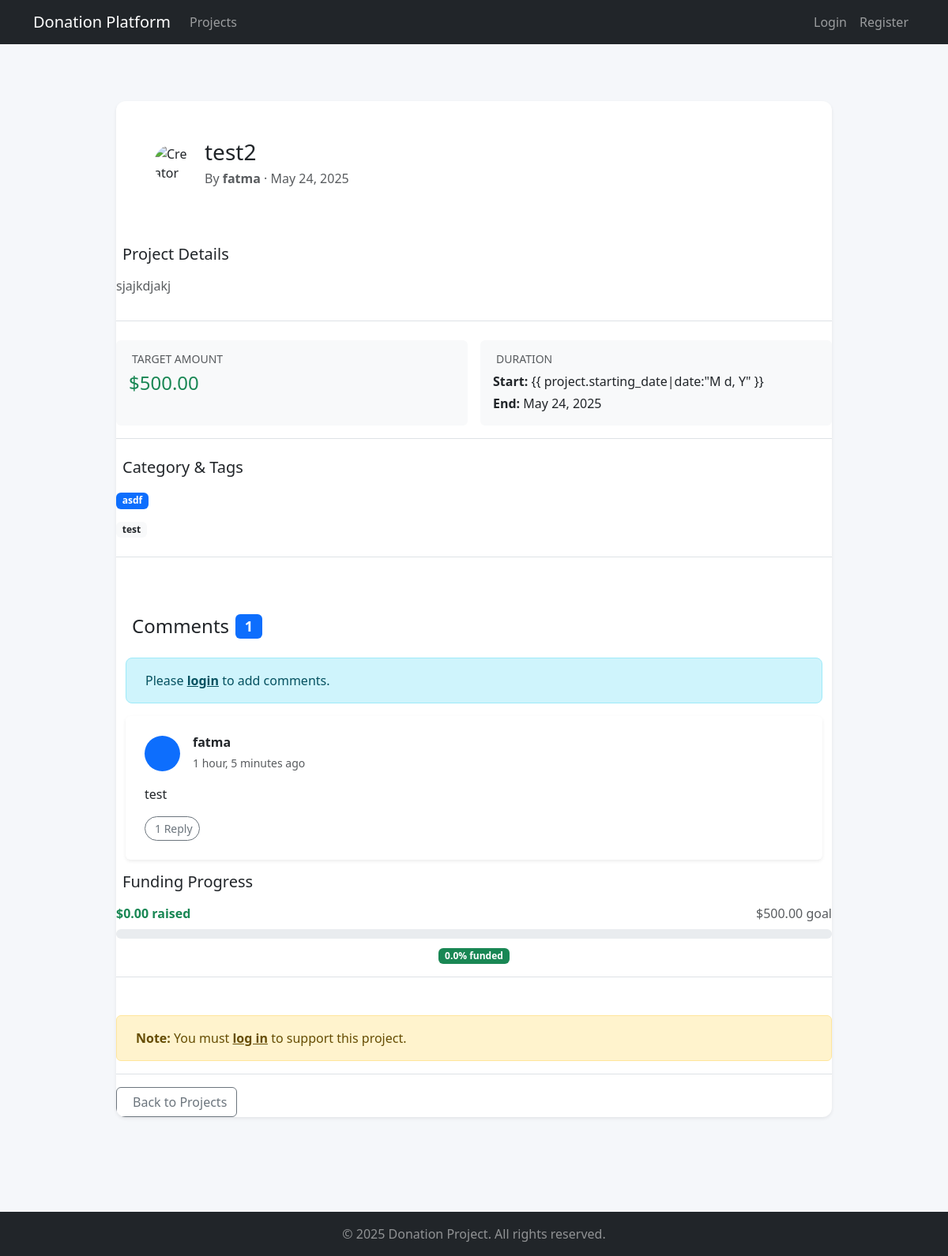
The app's page /projects/test2/ with its own data.
### projects/models.py (models this page shows, shortened)
class Project(models.Model):
    title = models.CharField(max_length=100)
    slug = models.SlugField(max_length=100, unique=True, blank=True)
    details = models.TextField(blank=True)
    total_target = models.IntegerField(default=0)
    starting_date = models.DateField()
    ending_date = models.DateField()
    is_active = models.BooleanField(default=True)
    created_at = models.DateTimeField(auto_now_add=True)
    updated_at = models.DateTimeField(auto_now=True)
    created_by = models.ForeignKey('auth.User', on_delete=models.CASCADE)
    category = models.ForeignKey('categories.Category', on_delete=models.CASCADE)
    tags = models.ManyToManyField('tags.Tag')
    is_featured = models.BooleanField(default=False)
    @property
    def amount_raised(self):
        return Payment.objects.filter(project=self, status='succeeded').aggregate(total=models.Sum('amount'))['total'] or 0
    @property
    def progress_percentage(self):
        if self.total_target == 0:
            return 0
        return round((self.amount_raised / self.total_target) * 100, 2)

### categories/models.py (models this page shows, shortened)
class Category(models.Model):
    name = models.CharField(max_length=100, unique=True)
    description = models.TextField(blank=True)
    slug = models.SlugField(unique=True)
    created_at = models.DateTimeField(auto_now_add=True)
    class Meta:
        verbose_name_plural = "Categories"

### tags/models.py (models this page shows)
class Tag(models.Model):
    name = models.CharField(max_length=100, unique=True)
    slug = models.SlugField(unique=True)
    created_at = models.DateTimeField(auto_now_add=True)

### comments/models.py (models this page shows, shortened)
class Comment(models.Model):
    content = models.TextField()
    created_at = models.DateTimeField(auto_now_add=True)
    updated_at = models.DateTimeField(auto_now=True)
    user = models.ForeignKey('auth.User', on_delete=models.CASCADE)
    project = models.ForeignKey('projects.Project', on_delete=models.CASCADE)

### projects/views.py (the view)
# urls.py: path('<slug:slug>/', views.ProjectDetailView.as_view(), name='project-detail'),
class ProjectDetailView(DetailView):
    model = Project
    template_name = 'projects/project_detail.html'
    context_object_name = 'project'
    slug_url_kwarg = 'slug'
    def get_context_data(self, **kwargs):
        context = super().get_context_data(**kwargs)
        comments_list = Comment.objects.filter(
            project=self.object
        ).select_related('user').prefetch_related(
            'reply_set__user'
        ).order_by('-created_at')
        paginator = Paginator(comments_list, 10)
        page_number = self.request.GET.get('page')
        comments = paginator.get_page(page_number)
        context['comments'] = comments
        context['comment_form'] = CommentForm()
        context['reply_form'] = ReplyForm()
        if hasattr(self.object, 'tags') and self.object.tags.exists():
            context['similar_projects'] = Project.objects.filter(
                tags__in=self.object.tags.all()
            ).exclude(id=self.object.id).distinct()[:4]
        return context

### projects/templates/projects/project_detail.html (shortened to what this page needs)
{% extends 'base.html' %}
{% load humanize %}
{% load static %}
{% block content %}
<div class="container py-4 py-lg-5">
    <div class="row justify-content-center">
        <div class="col-lg-10">
            <div class="card shadow-sm project-card mb-4">
                <div class="card-body p-4 p-md-5">
                    <div class="d-flex align-items-center mb-4">
                        <img src="{% static 'images/default-avatar.png' %}" alt="Creator avatar"
                            class="rounded-circle me-3" width="48" height="48" />
                        <div>
                            <h1 class="h3 mb-1">{{ project.title }}</h1>
                            <p class="text-muted mb-0">
                                By <strong>{{ project.created_by.username }}</strong> · {{ project.created_at|date:"F d,  Y" }}
                            </p>
                        </div>
                    </div>
                </div>
                <div class="mb-4 pb-3 border-bottom">
                    <h4 class="h5 mb-3">
                        Project Details
                    </h4>
                    <div class="text-muted lh-base">
                        {{ project.details|linebreaks }}
                    </div>
                </div>
                <div class="row g-3 mb-4 pb-3 border-bottom align-items-stretch">
                    <div class="col-md-6 d-flex">
                        <div class="p-3 bg-light rounded h-100 w-100">
                            <h6 class="text-uppercase text-muted small mb-2">
                                Target Amount
                            </h6>
                            <div class="h4 text-success">
                                ${{ project.total_target|floatformat:2|intcomma }}
                            </div>
                        </div>
                    </div>
                    <div class="col-md-6 d-flex">
                        <div class="p-3 bg-light rounded h-100 w-100">
                            <h6 class="text-uppercase text-muted small mb-2">
                                Duration
                            </h6>
                            <p class="mb-1">
                                <strong>Start:</strong> {{ project.starting_date|date:"M d, Y"
                                }}
                            </p>
                            <p class="mb-0">
                                <strong>End:</strong> {{ project.ending_date|date:"M d, Y" }}
                            </p>
                        </div>
                    </div>
                </div>
                <div class="mb-4 pb-3 border-bottom">
                    <h5 class="h5 mb-3">
                        Category & Tags
                    </h5>
                    <div class="mb-3">
                        <span class="badge bg-primary me-2">{{ project.category.name }}</span>
                    </div>
                    {% if project.tags.all %}
                    <div class="d-flex flex-wrap">
                        {% for tag in project.tags.all %}
                        <span class="badge bg-light text-dark me-2 mb-2">{{ tag.name }}</span>
                        {% endfor %}
                    </div>
                    {% else %}
                    <p class="text-muted">No tags available</p>
                    {% endif %}
                </div>
               {% include 'comments/comments_section.html' %}
                <div class="mb-4 pb-3 border-bottom">
                    <h5 class="h5 mb-3">
                        Funding Progress
                    </h5>
                    <div class="d-flex justify-content-between mb-2">
                        <span class="text-success fw-semibold">${{ project.amount_raised|floatformat:2|intcomma }}
                            raised</span>
                        <span class="text-muted">${{ project.total_target|floatformat:2|intcomma }} goal</span>
                    </div>
                    <div class="progress mb-2">
                    </div>
                    <div class="text-center">
                        <span class="badge bg-success">{{ project.progress_percentage }}% funded</span>
                    </div>
                </div>
                {% if user.is_authenticated %}
                <div class="mb-4">
                    <h5 class="h5 mb-3">
                        <i class="bi bi-heart-fill text-danger me-2"></i>Support This
                        Project
                    </h5>
                    <div class="p-4 donation-form rounded">
                        <form id="donation-form" method="post"
                            action="{% url 'donations:donation-create' project.slug %}">
                            {% csrf_token %}
                            <div class="mb-3">
                                <label for="amount" class="form-label fw-semibold">Donation Amount (USD)</label>
                                <div class="input-group">
                                    <span class="input-group-text">$</span>
                                    <input type="number" id="amount" name="amount" class="form-control" required min="1"
                                        step="0.01" placeholder="Enter amount" />
                                </div>
                                <small class="text-muted">Minimum donation is $1.00</small>
                            </div>
                            <button type="submit" class="btn btn-success w-100 py-2">
                                <i class="bi bi-credit-card me-2"></i>Donate Now
                            </button>
                        </form>
                    </div>
                </div>
                {% else %}
                <div class="alert alert-warning mt-4">
                    <strong>Note:</strong> You must
                    <a href="{% url 'login' %}?next={{ request.path }}" class="alert-link">log in</a>
                    to support this project.
                </div>
                {% endif %}
                <div class="d-flex flex-column flex-md-row justify-content-between align-items-center pt-3 border-top">
                    <a href="{% url 'project-list' %}" class="btn btn-outline-secondary mb-3 mb-md-0">
                        Back to Projects
                    </a>
                </div>
            </div>
        </div>
    </div>
</div>
</div>
 {% endblock %}

### comments/templates/comments/comments_section.html (shortened to what this page needs)
<div class="comments-section mt-5">
    <div class="container">
        <div class="row">
            <div class="col-12">
                <h4 class="mb-4 d-flex align-items-center">
                     Comments
                    <span class="badge bg-primary ms-2">{{ project.comment_set.count }}</span>
                </h4>
                {% if user.is_authenticated %}
                <div class="card mb-4 shadow-sm border-0">
                    <div class="card-body p-4">
                        <form method="post" action="{% url 'comments:add_comment' project.id %}">
                            {% csrf_token %}
                            <div class="mb-3">
                                <label for="id_content" class="form-label fw-bold">Add a Comment:</label>
                                <textarea name="content" id="id_content" class="form-control rounded-3" required></textarea>
                            </div>
                            <button type="submit" class="btn btn-primary rounded-pill px-4">
                                <i class="fas fa-paper-plane me-2"></i> Post Comment
                            </button>
                        </form>
                    </div>
                </div>
                {% else %}
                <div class="alert alert-info rounded-3 d-flex align-items-center">
                    <span>Please <a href="{% url 'login' %}" class="alert-link">login</a> to add comments.</span>
                </div>
                {% endif %}
                <div class="comments-list">
                    {% for comment in comments %}
                    <div class="card mb-3 comment-card shadow-sm border-0" data-comment-id="{{ comment.id }}">
                        <div class="card-body p-4">
                            <div class="d-flex justify-content-between align-items-start mb-3">
                                <div class="d-flex align-items-center">
                                    <div class="user-avatar me-3">
                                        {% if comment.user.profile.profile_picture %}
                                            <img src="{{ comment.user.profile.image }}" alt="{{ comment.user.get_full_name }}" class="rounded-circle" width="45" height="45">
                                        {% else %}
                                            <div class="bg-primary rounded-circle d-flex align-items-center justify-content-center" style="width: 45px; height: 45px;">
                                            </div>
                                        {% endif %}
                                    </div>
                                    <div>
                                        <h6 class="mb-1 fw-bold">{{ comment.user.get_full_name|default:comment.user.username }}</h6>
                                        <small class="text-muted">{{ comment.created_at|timesince }} ago</small>
                                    </div>
                                </div>
                            </div>
                            <div class="comment-content mb-3">
                                <p class="mb-0 text-dark">{{ comment.content|linebreaks }}</p>
                            </div>
                            <div class="comment-actions d-flex align-items-center">
                                {% if comment.reply_set.count > 0 %}
                                <button class="btn btn-sm btn-outline-secondary rounded-pill toggle-replies-btn" data-comment-id="{{ comment.id }}">
                                    <span class="replies-count">{{ comment.reply_set.count }}</span>
                                    <span class="replies-text">{{ comment.reply_set.count|pluralize:"Reply,Replies" }}</span>
                                </button>
                                {% endif %}
                            </div>
                        </div>
                    </div>
                    {% empty %}
                    <div class="text-center py-5">
                        <i class="fas fa-comments fa-3x text-muted mb-3"></i>
                        <h5 class="text-muted">No comments yet</h5>
                        <p class="text-muted">Be the first to share your thoughts about this project!</p>
                    </div>
                    {% endfor %}
                </div>
            </div>
        </div>
    </div>
</div>

### static/css/project_detail.css (style rules this page uses)
:root { --primary: #198754; --primary-hover: #146c43; --secondary: #6c757d; --light: #f8f9fa; --shadow: 0 4px 20px rgba(0, 0, 0, 0.08); --transition: all 0.3s ease; }
body { background-color: #f5f7fa; }
.project-card { transition: transform 0.3s ease, box-shadow 0.3s ease; }
.progress { height: 0.75rem; }
.project-card { border: none; border-radius: 12px; box-shadow: var(--shadow); overflow: hidden; transition: var(--transition); }
.progress { height: 12px; border-radius: 6px; background: #e9ecef; }

### comments/templates/comments/comments_section.html (style rules this page uses)
.comment-card { border-left: 4px solid #007bff; transition: transform 0.2s ease-in-out; }
.comment-actions .btn { transition: all 0.3s ease; }

### records on screen
Project: title "test2", created_by.username "fatma", created_at "May 24, 2025", details "sjajkdjakj", total_target "500.00", ending_date "May 24, 2025", category.name "asdf", comment_set.count "1", amount_raised "0.00", progress_percentage "0.0"
Tag: name "test"
Comment: user.get_full_name "fatma", created_at "1 hour, 5 minutes", content "test", reply_set.count "1"
